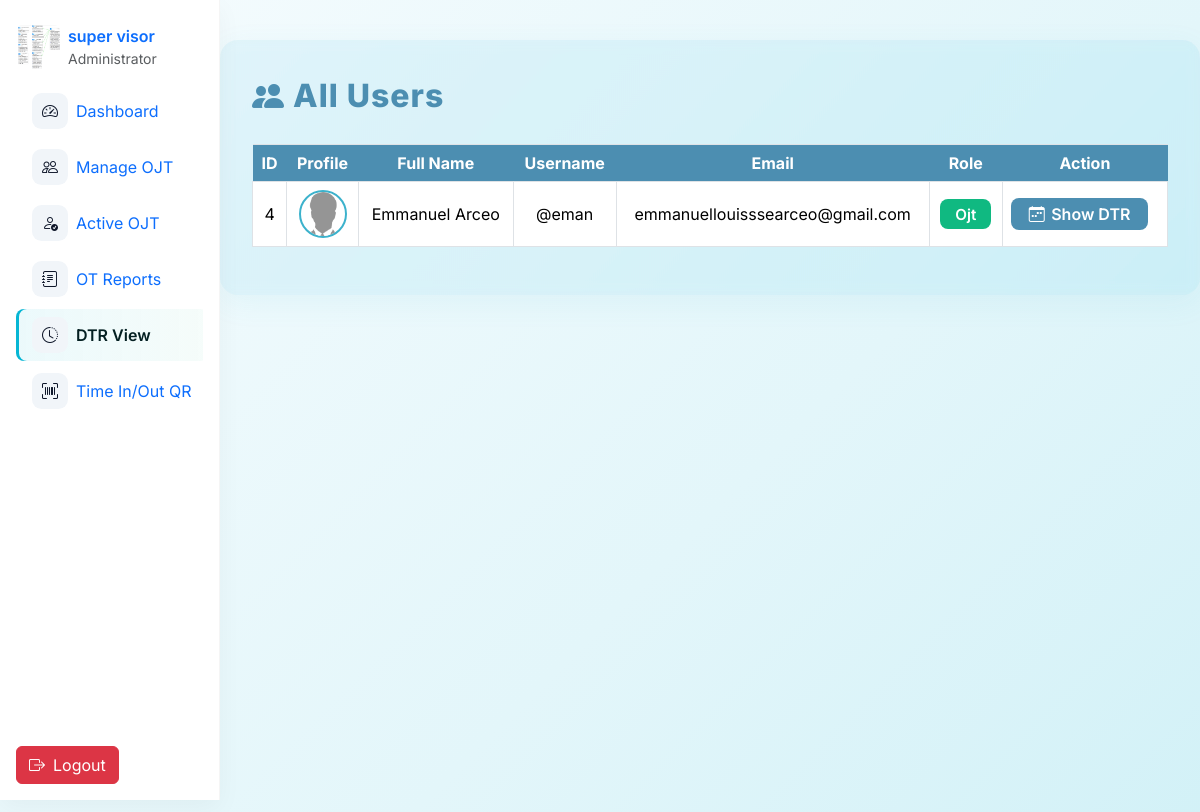
Screenshot of /admin/dtruserview.php (signed in) with the database file from the repository.
### tables this page shows
CREATE TABLE `users` (
  `id` int(11) NOT NULL,
  `username` varchar(50) NOT NULL,
  `email` varchar(100) NOT NULL,
  `password` varchar(255) NOT NULL,
  `role` enum('super_admin','admin','ojt') NOT NULL,
  `fname` varchar(50) DEFAULT NULL,
  `mname` varchar(225) DEFAULT NULL,
  `lname` varchar(50) DEFAULT NULL,
  `position` varchar(100) DEFAULT NULL,
  `age` int(11) DEFAULT NULL,
  `mobile` varchar(15) DEFAULT NULL,
  `school_org` varchar(100) DEFAULT NULL,
  `full_name` varchar(100) DEFAULT NULL,
  `bio` varchar(255) DEFAULT NULL,
  `profile_img` varchar(255) DEFAULT NULL,
  `adviser_id` int(11) DEFAULT NULL,
  `status` enum('active','restricted') NOT NULL DEFAULT 'active',
  `face_descriptor` text DEFAULT NULL
);

### admin/dtruserview.php (the view, shortened to what this page needs)
<?php
include '../db.php';
include 'nav.php';
$role = $_SESSION['role'];
$admin_id = (int)$_SESSION['user_id'];
if ($role === 'super_admin') {
    $users = $oat->query("SELECT id, fname, lname, username, email, role, profile_img FROM users WHERE role = 'ojt' ORDER BY id ASC");
} else {
    $users = $oat->query("
        SELECT id, fname, lname, username, email, role, profile_img
        FROM users
        WHERE role = 'ojt' AND adviser_id = $admin_id
        ORDER BY id ASC
    ");
}
?>
<!DOCTYPE html>
<html lang="en">
<head>
    <link href="https://cdn.jsdelivr.net/npm/bootstrap@5.3.2/dist/css/bootstrap.min.css" rel="stylesheet">
    <link rel="stylesheet" href="https://cdn.jsdelivr.net/npm/bootstrap-icons@1.11.1/font/bootstrap-icons.css">
</head>
<body>
    <div class="container table-container">
        <div class="table-title">
            <i class="bi bi-people-fill"></i> All Users
        </div>
        <div class="table-responsive">
            <table class="table table-bordered table-hover user-table align-middle">
                <thead>
                    <tr>
                        <th>ID</th>
                        <th>Profile</th>
                        <th>Full Name</th>
                        <th>Username</th>
                        <th>Email</th>
                        <th>Role</th>
                        <th>Action</th>
                    </tr>
                </thead>
                <tbody>
                    <?php while ($user = $users->fetch_assoc()): ?>
                        <tr>
                            <td><?= htmlspecialchars($user['id']) ?></td>
                            <td>
                                <?php
                                    $img = '../uploads/noimg.png';
                                ?>
                                <img src="<?= htmlspecialchars($img) ?>" alt="Profile" class="user-profile-img">
                            </td>
                            <td><?= htmlspecialchars($user['fname'] . ' ' . $user['lname']) ?></td>
                            <td>@<?= htmlspecialchars($user['username']) ?></td>
                            <td><?= htmlspecialchars($user['email']) ?></td>
                            <td>
                                <span class="role-badge <?= htmlspecialchars($user['role']) ?>">
                                    <?= htmlspecialchars(ucfirst($user['role'])) ?>
                                </span>
                            </td>
                            <td>
                                <form action="dtrview.php" method="GET" style="margin: 0;">
                                    <button type="submit" class="btn-dtr">
                                        <i class="bi bi-calendar-week"></i> Show DTR
                                    </button>
                                </form>
                            </td>
                        </tr>
                    <?php endwhile; ?>
                </tbody>
            </table>
        </div>
    </div>
</body>
</html>

### admin/nav.php (shortened to what this page needs)
<?php
if (!function_exists('active')) {
    function active($page, $current) { return $page === $current ? 'active' : ''; }
}
$current = basename($_SERVER['PHP_SELF'] ?? '');
$avatar = 'uploads/noimg.png';
if (isset($_SESSION['avatar']) && $_SESSION['avatar'] && file_exists('../' . $_SESSION['avatar'])) {
    $avatar = $_SESSION['avatar'];
} else if (isset($_SESSION['user_id'])) {
    include_once '../db.php';
    $admin_id = (int)$_SESSION['user_id'];
    $result = $oat->query("SELECT profile_img FROM users WHERE id = $admin_id LIMIT 1");
    if ($result && $row = $result->fetch_assoc()) {
        if (!empty($row['profile_img']) && file_exists('../' . $row['profile_img'])) {
            $avatar = $row['profile_img'];
        }
    }
}
if (
    empty($_SESSION['fname']) ||
    empty($_SESSION['lname']) ||
    !isset($_SESSION['mname'])
) {
    include_once '../db.php';
    $admin_id = (int)$_SESSION['user_id'];
    $result = $oat->query("SELECT fname, mname, lname, profile_img FROM users WHERE id = $admin_id LIMIT 1");
    if ($result && $row = $result->fetch_assoc()) {
        if (!empty($row['profile_img']) && file_exists('../' . $row['profile_img'])) {
            $avatar = $row['profile_img'];
        }
    }
}
?>
<link href="https://cdn.jsdelivr.net/npm/bootstrap@5.3.2/dist/css/bootstrap.min.css" rel="stylesheet">
<link href="https://cdn.jsdelivr.net/npm/bootstrap-icons@1.10.5/font/bootstrap-icons.css" rel="stylesheet">
<nav id="sb-sidebar" class="d-none d-lg-flex flex-column" aria-label="Sidebar">
  <a href="adminprofileedit.php" class="d-flex align-items-center text-decoration-none mb-3">
    <img src="../<?php echo htmlspecialchars($avatar); ?>?t=<?php echo time(); ?>" alt="avatar" class="rounded me-2" style="width:44px;height:44px;object-fit:cover">
    <div class="d-flex flex-column">
      <span class="fw-semibold"><?php echo htmlspecialchars(($_SESSION['fname'] ?? '') . ' ' . ($_SESSION['lname'] ?? '')); ?></span>
      <small class="text-muted">Administrator</small>
    </div>
  </a>
  <div class="sb-nav nav flex-column gap-1" role="menu">
    <a class="nav-link d-flex align-items-center <?php echo active('admin.php',$current); ?>" href="admin.php" title="Dashboard" data-bs-toggle="tooltip" data-bs-placement="right">
      <div class="sb-icon"><i class="bi bi-speedometer2"></i></div>
      <div class="nav-label ms-2">Dashboard</div>
    </a>
    <a class="nav-link d-flex align-items-center <?php echo active('manageojt.php',$current); ?>" href="manageojt.php" title="Manage OJT" data-bs-toggle="tooltip" data-bs-placement="right">
      <div class="sb-icon"><i class="bi bi-people"></i></div>
      <div class="nav-label ms-2">Manage OJT</div>
    </a>
    <a class="nav-link d-flex align-items-center <?php echo active('activeojt.php',$current); ?>" href="activeojt.php" title="Active OJT" data-bs-toggle="tooltip" data-bs-placement="right">
      <div class="sb-icon"><i class="bi bi-person-check"></i></div>
      <div class="nav-label ms-2">Active OJT</div>
    </a>
    <a class="nav-link d-flex align-items-center <?php echo active('otreports.php',$current); ?>" href="otreports.php" title="OT Reports" data-bs-toggle="tooltip" data-bs-placement="right">
      <div class="sb-icon"><i class="bi bi-journal-text"></i></div>
      <div class="nav-label ms-2">OT Reports</div>
    </a>
    <a class="nav-link d-flex align-items-center <?php echo active('dtruserview.php',$current); ?>" href="dtruserview.php" title="DTR View" data-bs-toggle="tooltip" data-bs-placement="right">
      <div class="sb-icon"><i class="bi bi-clock-history"></i></div>
      <div class="nav-label ms-2">DTR View</div>
    </a>
    <a class="nav-link d-flex align-items-center <?php echo active('qr_generator.php',$current); ?>" href="qr_generator.php" title="QR Generator" data-bs-toggle="tooltip" data-bs-placement="right">
      <div class="sb-icon"><i class="bi bi-upc-scan"></i></div>
      <div class="nav-label ms-2">Time In/Out QR</div>
    </a>
  </div>
  <div class="sb-actions d-flex gap-2 mt-auto">
    <a href="logout.php" class="btn btn-danger d-flex align-items-center justify-content-center" title="Logout" data-bs-toggle="tooltip" data-bs-placement="right">
      <i class="bi bi-box-arrow-right"></i>
      <span class="label ms-2">Logout</span>
    </a>
  </div>
</nav>

### admin/nav.php (style rules this page uses)
:root { --sb-w:220px; --sb-cw:72px; }
#sb-sidebar { position: fixed; top: 0; left: 0; height: 100vh; width: var(--sb-w); z-index: 1040; transition: transform .22s ease, width .18s ease; }
body { padding-left: var(--sb-w); transition: padding-left .18s ease; font-family: 'Inter', sans-serif; }
#sb-sidebar { position:fixed; top:0; left:0; height:100vh; width:var(--sb-w); padding:1rem; background:#fff; border-right:1px solid rgba(0,0,0,.04); box-shadow:0 8px 24px rgba(10,10,10,.04); transition:width .18s ease; z-index:1040; overflow:hidden; }
.sb-icon { width:36px; height:36px; display:grid; place-items:center; border-radius:.6rem; background:#f1f5f9; color:#0f172a; flex:0 0 36px; }
.nav-label { white-space:nowrap; overflow:hidden; text-overflow:ellipsis; transition:opacity .12s ease, max-width .18s ease; max-width:160px; opacity:1; }
.nav-link.active { background:linear-gradient(90deg, rgba(6,182,212,.08), rgba(16,185,129,.04)); box-shadow: inset 3px 0 0 #06b6d4; color:#042022; font-weight:600; border-radius:.5rem; }
.sb-nav { overflow-y:auto; max-height:calc(100vh - 220px); scrollbar-width:none; -ms-overflow-style:none; }
.sb-actions .label { transition:opacity .12s ease, max-width .18s ease; }

### admin/dtruserview.php (style rules this page uses)
:root { --primary: #4c8eb1; --primary-dark: #3cb2cc; --light: #f8fafc; --dark: #0f172a; --border: #e2e8f0; }
body { font-family: 'Inter', sans-serif; background: linear-gradient(135deg, #f6fcfe 0%, #e3f6fa 60%, #d2f1f7 100%); min-height: 100vh; }
.table-container { max-width: 1200px; margin: 40px auto 0 auto; padding: 2rem; background: rgba(60, 178, 204, 0.09); border-radius: 18px; box-shadow: 0 8px 30px rgba(60,178,204,0.08); backdrop-filter: blur(6px) saturate(120%); }
.table-title { color: var(--primary); font-weight: 800; font-size: 2rem; margin-bottom: 24px; letter-spacing: 1px; display: flex; align-items: center; gap: 0.5rem; }
.user-table th { background: var(--primary); color: #fff; text-align: center; font-size: 1rem; font-weight: 700; border: none; }
.user-table td { vertical-align: middle; text-align: center; font-size: 1rem; }
.user-profile-img { width: 48px; height: 48px; border-radius: 50%; object-fit: cover; border: 2px solid var(--primary-dark); background: #fff; }
.role-badge { font-size: 0.95rem; font-weight: 600; border-radius: 8px; padding: 0.35em 1em; display: inline-block; }
.role-badge.ojt { background: #10b981; color: #fff; }
.btn-dtr { background: var(--primary); color: #fff; font-weight: 600; border: none; border-radius: 8px; padding: 6px 18px; transition: background 0.2s; font-size: 1rem; display: flex; align-items: center; gap: 0.4rem; }

### rows the page displays
users: profile_img (picture)
users: id "4", fname+lname "Emmanuel Arceo", username "eman", email "emmanuellouisssearceo@gmail.com", role "Ojt"
